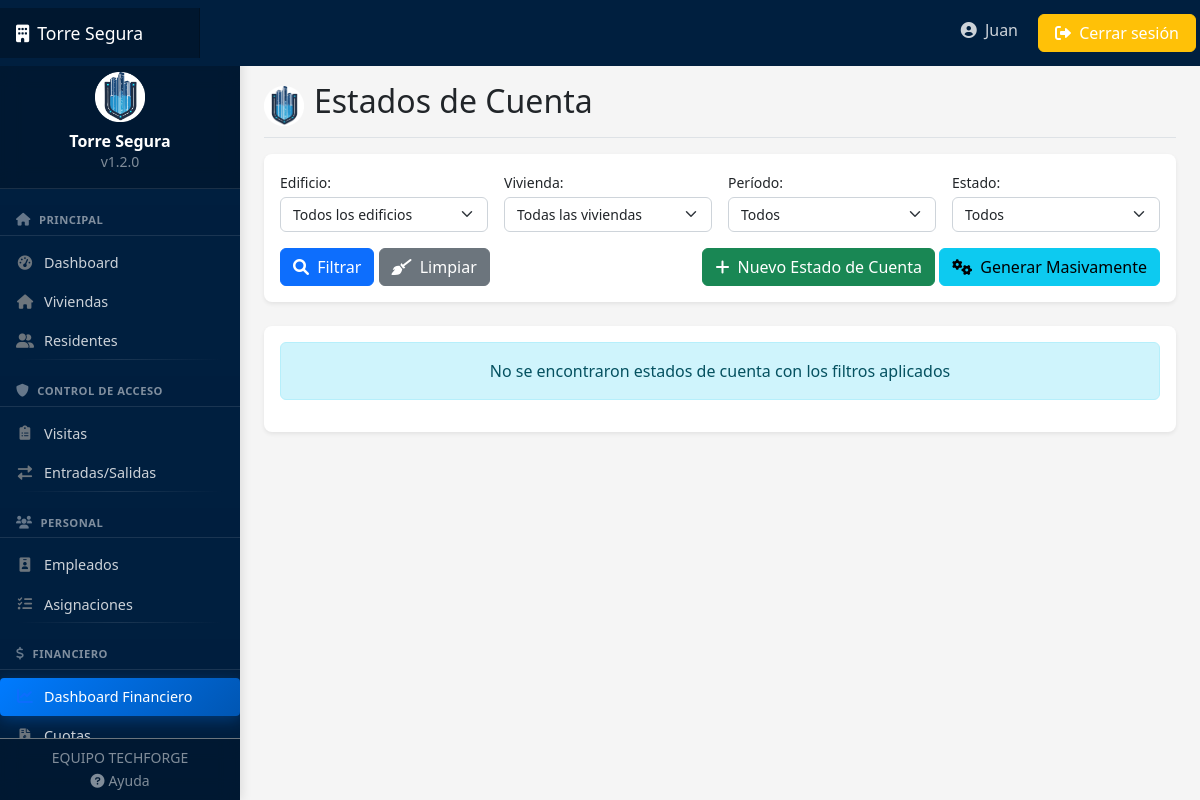
Page /financiero/estados-cuenta/ (signed in) on the earlier database version.
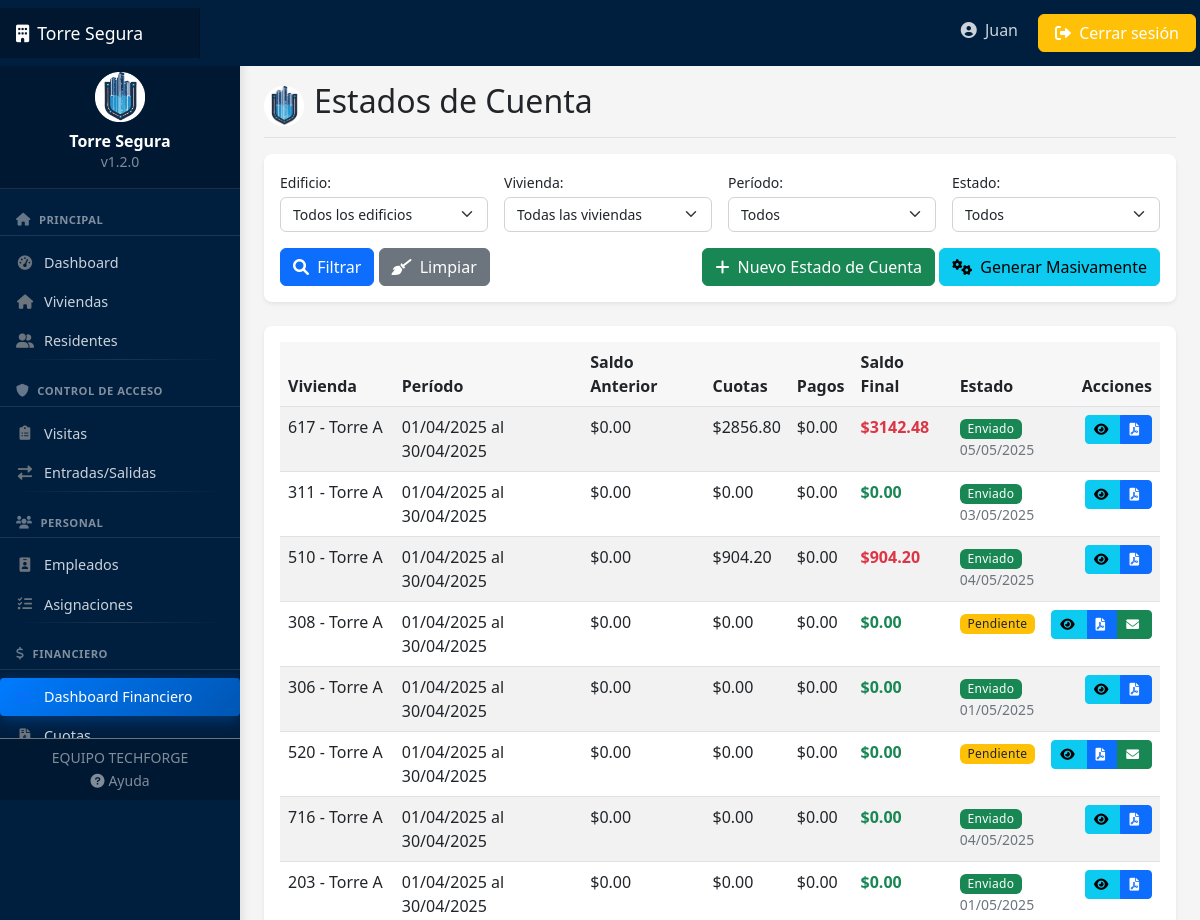
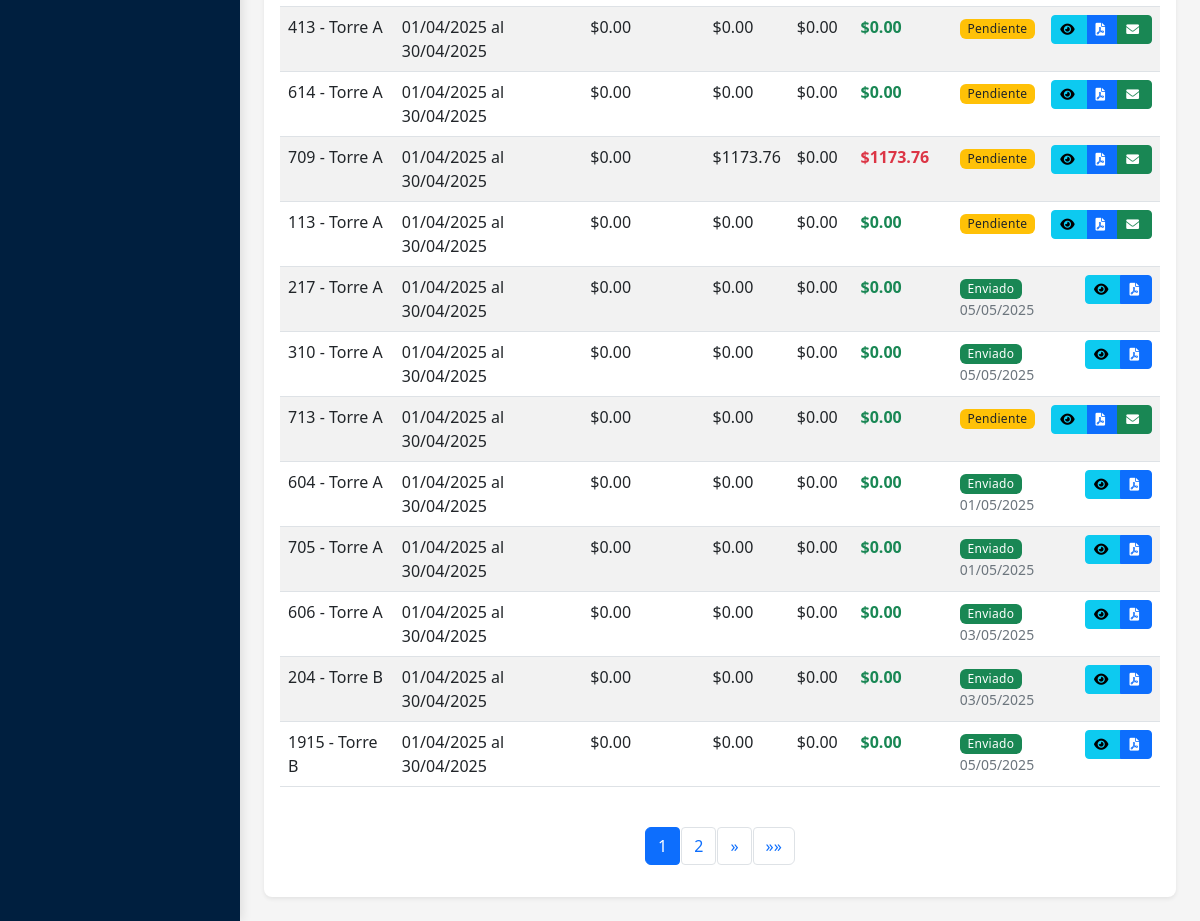
Same page on the later database version (2 pictures, top to bottom).
### financiero/models.py (models this page shows, shortened)
class EstadoCuenta(models.Model):
    vivienda = models.ForeignKey(Vivienda, on_delete=models.CASCADE, related_name='estados_cuenta')
    fecha_inicio = models.DateField()
    fecha_fin = models.DateField()
    saldo_anterior = models.DecimalField(max_digits=10, decimal_places=2, default=0)
    total_cuotas = models.DecimalField(max_digits=10, decimal_places=2, default=0)
    total_pagos = models.DecimalField(max_digits=10, decimal_places=2, default=0)
    total_recargos = models.DecimalField(max_digits=10, decimal_places=2, default=0)
    saldo_final = models.DecimalField(max_digits=10, decimal_places=2, default=0)
    fecha_generacion = models.DateTimeField(auto_now_add=True)
    enviado = models.BooleanField(default=False)
    fecha_envio = models.DateTimeField(null=True, blank=True)
    pdf_generado = models.FileField(upload_to='estados_cuenta/', null=True, blank=True)
    class Meta:
        verbose_name = "Estado de Cuenta"
        verbose_name_plural = "Estados de Cuenta"
        ordering = ['-fecha_fin', 'vivienda']
        unique_together = ('vivienda', 'fecha_inicio', 'fecha_fin')
        indexes = [
            models.Index(fields=['vivienda', 'fecha_fin']),
        ]

### viviendas/models.py (models this page shows, shortened)
class Vivienda(models.Model):
    ESTADOS = [
        ('OCUPADO', 'Ocupado'),
        ('DESOCUPADO', 'Desocupado'),
        ('MANTENIMIENTO', 'En mantenimiento'),
        ('BAJA', 'Dado de baja'),
    ]
    edificio = models.ForeignKey(Edificio, on_delete=models.CASCADE, related_name='viviendas')
    numero = models.CharField(max_length=10)
    piso = models.PositiveIntegerField()
    metros_cuadrados = models.DecimalField(max_digits=6, decimal_places=2)
    habitaciones = models.PositiveIntegerField(default=1)
    baños = models.PositiveIntegerField(default=1)
    estado = models.CharField(max_length=15, choices=ESTADOS, default='DESOCUPADO')
    activo = models.BooleanField(default=True, help_text="Indica si la vivienda está activa o ha sido dada de baja")
    fecha_baja = models.DateField(null=True, blank=True, help_text="Fecha en la que se dio de baja la vivienda")
    motivo_baja = models.TextField(blank=True, null=True, help_text="Motivo por el cual se dio de baja la vivienda")

class Edificio(models.Model):
    nombre = models.CharField(max_length=100)
    direccion = models.TextField()
    pisos = models.PositiveIntegerField()
    fecha_construccion = models.DateField(blank=True, null=True)

### financiero/views.py (the view, shortened to what this page needs)
# urls.py: path('estados-cuenta/', views.EstadoCuentaListView.as_view(), name='estado-cuenta-list'),
class EstadoCuentaListView(LoginRequiredMixin, ListView):
    model = EstadoCuenta
    template_name = 'financiero/estado_cuenta_list.html'
    context_object_name = 'estados_cuenta'
    paginate_by = 20
    def get_queryset(self):
        queryset = super().get_queryset()
        vivienda_id = self.request.GET.get('vivienda')
        edificio_id = self.request.GET.get('edificio')
        if vivienda_id:
            queryset = queryset.filter(vivienda_id=vivienda_id)
        elif edificio_id:
            queryset = queryset.filter(vivienda__edificio_id=edificio_id)
        periodo = self.request.GET.get('periodo')
        enviado = self.request.GET.get('enviado')
        if enviado == 'true':
            queryset = queryset.filter(enviado=True)
        elif enviado == 'false':
            queryset = queryset.filter(enviado=False)
        orden = self.request.GET.get('orden', '-fecha_fin')
        queryset = queryset.order_by(orden)
        return queryset
    def get_context_data(self, **kwargs):
        context = super().get_context_data(**kwargs)
        context['edificios'] = Edificio.objects.all()
        context['viviendas'] = Vivienda.objects.filter(activo=True)
        context['edificio_id'] = self.request.GET.get('edificio', '')
        context['vivienda_id'] = self.request.GET.get('vivienda', '')
        context['periodo'] = self.request.GET.get('periodo', '')
        context['enviado'] = self.request.GET.get('enviado', '')
        context['orden'] = self.request.GET.get('orden', '-fecha_fin')
        return context

### templates/financiero/estado_cuenta_list.html (shortened to what the changed rows need)
{% extends 'base.html' %}
{% load static %}
{% block header %}Estados de Cuenta{% endblock %}
{% block content %}
<div class="card">
    <div class="card-body">
        {% if estados_cuenta %}
        <div class="table-responsive">
            <table class="table table-striped table-hover">
                <thead>
                    <tr>
                        <th>Vivienda</th>
                        <th>Período</th>
                        <th>Saldo Anterior</th>
                        <th>Cuotas</th>
                        <th>Pagos</th>
                        <th>Saldo Final</th>
                        <th>Estado</th>
                        <th class="text-end">Acciones</th>
                    </tr>
                </thead>
                <tbody>
                    {% for estado in estados_cuenta %}
                    <tr>
                        <td>{{ estado.vivienda.numero }} - {{ estado.vivienda.edificio.nombre }}</td>
                        <td>{{ estado.fecha_inicio|date:"d/m/Y" }} al {{ estado.fecha_fin|date:"d/m/Y" }}</td>
                        <td>${{ estado.saldo_anterior|floatformat:2 }}</td>
                        <td>${{ estado.total_cuotas|floatformat:2 }}</td>
                        <td>${{ estado.total_pagos|floatformat:2 }}</td>
                        <td class="fw-bold {% if estado.saldo_final > 0 %}text-danger{% else %}text-success{% endif %}">
                            ${{ estado.saldo_final|floatformat:2 }}
                        </td>
                        <td>
                            {% if estado.enviado %}
                            <span class="badge bg-success">Enviado</span>
                            <div class="small text-muted">{{ estado.fecha_envio|date:"d/m/Y" }}</div>
                            {% else %}
                            <span class="badge bg-warning text-dark">Pendiente</span>
                            {% endif %}
                        </td>
                        <td class="text-end">
                            <div class="btn-group">
                                <a href="{% url 'estado-cuenta-detail' estado.id %}" class="btn btn-sm btn-info" title="Ver detalle">
                                    <i class="fas fa-eye"></i>
                                </a>
                                <a href="{% url 'estado-cuenta-pdf' estado.id %}" class="btn btn-sm btn-primary" title="Descargar PDF">
                                    <i class="fas fa-file-pdf"></i>
                                </a>
                                {% if not estado.enviado %}
                                <a href="{% url 'estado-cuenta-enviar' estado.id %}" class="btn btn-sm btn-success" title="Enviar">
                                    <i class="fas fa-envelope"></i>
                                </a>
                                {% endif %}
                            </div>
                        </td>
                    </tr>
                    {% endfor %}
                </tbody>
            </table>
        </div>
        {% if is_paginated %}
        <nav aria-label="Page navigation" class="mt-4">
            <ul class="pagination justify-content-center">
                {% for num in paginator.page_range %}
                    {% if page_obj.number == num %}
                    <li class="page-item active"><a class="page-link" href="#">{{ num }}</a></li>
                    {% elif num > page_obj.number|add:'-3' and num < page_obj.number|add:'3' %}
                    <li class="page-item"><a class="page-link" href="?page={{ num }}{% for key, value in request.GET.items %}{% if key != 'page' %}&{{ key }}={{ value }}{% endif %}{% endfor %}">{{ num }}</a></li>
                    {% endif %}
                {% endfor %}
                {% if page_obj.has_next %}
                <li class="page-item">
                    <a class="page-link" href="?page={{ page_obj.next_page_number }}{% for key, value in request.GET.items %}{% if key != 'page' %}&{{ key }}={{ value }}{% endif %}{% endfor %}" aria-label="Siguiente">
                        <span aria-hidden="true">&raquo;</span>
                    </a>
                </li>
                <li class="page-item">
                    <a class="page-link" href="?page={{ page_obj.paginator.num_pages }}{% for key, value in request.GET.items %}{% if key != 'page' %}&{{ key }}={{ value }}{% endif %}{% endfor %}" aria-label="Última">
                        <span aria-hidden="true">&raquo;&raquo;</span>
                    </a>
                </li>
                {% endif %}
            </ul>
        </nav>
        {% endif %}
        {% else %}
        <div class="alert alert-info">
            <p class="mb-0 text-center">No se encontraron estados de cuenta con los filtros aplicados</p>
        </div>
        {% endif %}
    </div>
</div>
{% endblock %}

Differences in the rows shown:
added EstadoCuenta: vivienda.numero "617", vivienda.edificio.nombre "Torre A", fecha_inicio "01/04/2025", fecha_fin "30/04/2025", saldo_anterior "0.00", total_cuotas "2856.80", total_pagos "0.00", saldo_final "3142.48", fecha_envio "05/05/2025"
added EstadoCuenta: vivienda.numero "311", vivienda.edificio.nombre "Torre A", fecha_inicio "01/04/2025", fecha_fin "30/04/2025", saldo_anterior "0.00", total_cuotas "0.00", total_pagos "0.00", saldo_final "0.00", fecha_envio "03/05/2025"
added EstadoCuenta: vivienda.numero "510", vivienda.edificio.nombre "Torre A", fecha_inicio "01/04/2025", fecha_fin "30/04/2025", saldo_anterior "0.00", total_cuotas "904.20", total_pagos "0.00", saldo_final "904.20", fecha_envio "04/05/2025"
added EstadoCuenta: vivienda.numero "308", vivienda.edificio.nombre "Torre A", fecha_inicio "01/04/2025", fecha_fin "30/04/2025", saldo_anterior "0.00", total_cuotas "0.00", total_pagos "0.00", saldo_final "0.00", enviado "Pendiente"
added EstadoCuenta: vivienda.numero "306", vivienda.edificio.nombre "Torre A", fecha_inicio "01/04/2025", fecha_fin "30/04/2025", saldo_anterior "0.00", total_cuotas "0.00", total_pagos "0.00", saldo_final "0.00", fecha_envio "01/05/2025"
added EstadoCuenta: vivienda.numero "520", vivienda.edificio.nombre "Torre A", fecha_inicio "01/04/2025", fecha_fin "30/04/2025", saldo_anterior "0.00", total_cuotas "0.00", total_pagos "0.00", saldo_final "0.00", enviado "Pendiente"
added EstadoCuenta: vivienda.numero "716", vivienda.edificio.nombre "Torre A", fecha_inicio "01/04/2025", fecha_fin "30/04/2025", saldo_anterior "0.00", total_cuotas "0.00", total_pagos "0.00", saldo_final "0.00", fecha_envio "04/05/2025"
added EstadoCuenta: vivienda.numero "203", vivienda.edificio.nombre "Torre A", fecha_inicio "01/04/2025", fecha_fin "30/04/2025", saldo_anterior "0.00", total_cuotas "0.00", total_pagos "0.00", saldo_final "0.00", fecha_envio "01/05/2025"
added EstadoCuenta: vivienda.numero "413", vivienda.edificio.nombre "Torre A", fecha_inicio "01/04/2025", fecha_fin "30/04/2025", saldo_anterior "0.00", total_cuotas "0.00", total_pagos "0.00", saldo_final "0.00", enviado "Pendiente"
added EstadoCuenta: vivienda.numero "614", vivienda.edificio.nombre "Torre A", fecha_inicio "01/04/2025", fecha_fin "30/04/2025", saldo_anterior "0.00", total_cuotas "0.00", total_pagos "0.00", saldo_final "0.00", enviado "Pendiente"
added EstadoCuenta: vivienda.numero "709", vivienda.edificio.nombre "Torre A", fecha_inicio "01/04/2025", fecha_fin "30/04/2025", saldo_anterior "0.00", total_cuotas "1173.76", total_pagos "0.00", saldo_final "1173.76", enviado "Pendiente"
added EstadoCuenta: vivienda.numero "113", vivienda.edificio.nombre "Torre A", fecha_inicio "01/04/2025", fecha_fin "30/04/2025", saldo_anterior "0.00", total_cuotas "0.00", total_pagos "0.00", saldo_final "0.00", enviado "Pendiente"
added EstadoCuenta: vivienda.numero "217", vivienda.edificio.nombre "Torre A", fecha_inicio "01/04/2025", fecha_fin "30/04/2025", saldo_anterior "0.00", total_cuotas "0.00", total_pagos "0.00", saldo_final "0.00", fecha_envio "05/05/2025"
added EstadoCuenta: vivienda.numero "310", vivienda.edificio.nombre "Torre A", fecha_inicio "01/04/2025", fecha_fin "30/04/2025", saldo_anterior "0.00", total_cuotas "0.00", total_pagos "0.00", saldo_final "0.00", fecha_envio "05/05/2025"
added EstadoCuenta: vivienda.numero "713", vivienda.edificio.nombre "Torre A", fecha_inicio "01/04/2025", fecha_fin "30/04/2025", saldo_anterior "0.00", total_cuotas "0.00", total_pagos "0.00", saldo_final "0.00", enviado "Pendiente"
added EstadoCuenta: vivienda.numero "604", vivienda.edificio.nombre "Torre A", fecha_inicio "01/04/2025", fecha_fin "30/04/2025", saldo_anterior "0.00", total_cuotas "0.00", total_pagos "0.00", saldo_final "0.00", fecha_envio "01/05/2025"
added EstadoCuenta: vivienda.numero "705", vivienda.edificio.nombre "Torre A", fecha_inicio "01/04/2025", fecha_fin "30/04/2025", saldo_anterior "0.00", total_cuotas "0.00", total_pagos "0.00", saldo_final "0.00", fecha_envio "01/05/2025"
added EstadoCuenta: vivienda.numero "606", vivienda.edificio.nombre "Torre A", fecha_inicio "01/04/2025", fecha_fin "30/04/2025", saldo_anterior "0.00", total_cuotas "0.00", total_pagos "0.00", saldo_final "0.00", fecha_envio "03/05/2025"
added EstadoCuenta: vivienda.numero "204", vivienda.edificio.nombre "Torre B", fecha_inicio "01/04/2025", fecha_fin "30/04/2025", saldo_anterior "0.00", total_cuotas "0.00", total_pagos "0.00", saldo_final "0.00", fecha_envio "03/05/2025"
added EstadoCuenta: vivienda.numero "1915", vivienda.edificio.nombre "Torre B", fecha_inicio "01/04/2025", fecha_fin "30/04/2025", saldo_anterior "0.00", total_cuotas "0.00", total_pagos "0.00", saldo_final "0.00", fecha_envio "05/05/2025"
Other differences:
text no longer shown: "No se encontraron estados de cuenta con los filtros aplicados"
text now shown: "Vivienda Período Saldo Anterior Cuotas Pagos Saldo Final Estado Acciones » »»"
new list line: "1"
new list line: "2"
